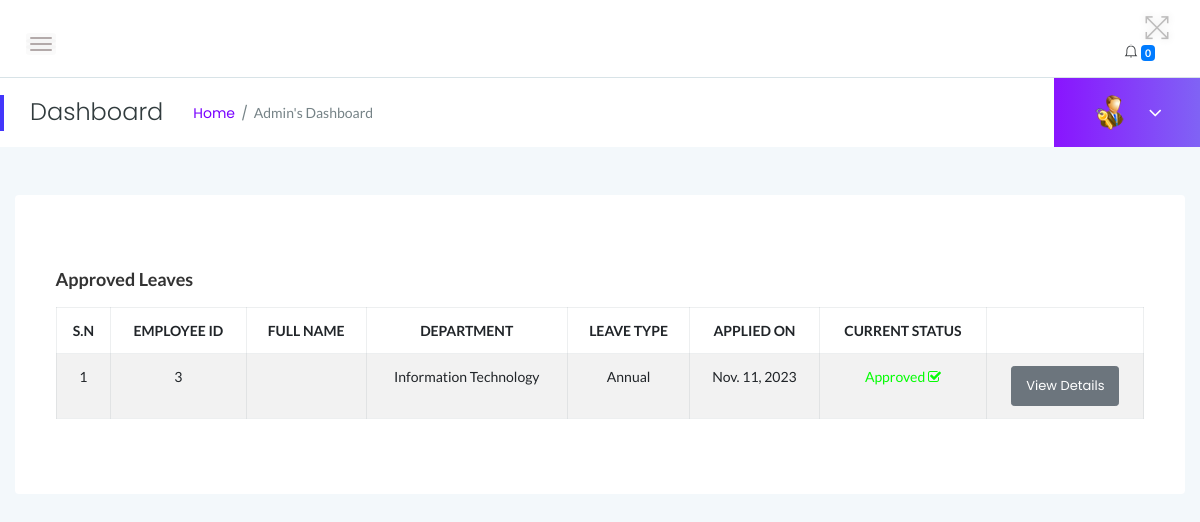
Screenshot of /myadmin/approved-leaves/ (signed in) with the database file from the repository.
### myadmin/models.py (models this page shows, shortened)
class Leave(models.Model):
    employee = models.ForeignKey(User, on_delete=models.CASCADE)
    leave_type = models.CharField(max_length=100, default='Annual')
    posting_date = models.DateField(auto_now_add=True)
    status = models.CharField(
        max_length=10,
        choices=STATUS_CHOICES,
        default='Pending'
    )
    leavetype = models.CharField(max_length=255, default=None)
    description = models.TextField(default=None)
    fromdate = models.DateField( default=None)
    todate = models.DateField( default=None)
    isread = models.IntegerField(default=0)

class Employee(models.Model):
    user = models.OneToOneField(User, on_delete=models.CASCADE, default=None)
    empcode = models.CharField(max_length=10, primary_key=True)
    firstName = models.CharField(max_length=100)
    lastName = models.CharField(max_length=100)
    email = models.EmailField()
    password = models.CharField(max_length=255)
    employee_type = models.CharField(
        max_length=10,
        choices=UN_CHOICES,
        default='Non-Union'
    )
    gender = models.CharField(
        max_length=10,
        choices=GENDER_CHOICES,
        default='Male'
    )
    dob = models.DateField(auto_now_add=True)
    department = models.ForeignKey(Department, on_delete=models.CASCADE)
    address = models.CharField(max_length=255, default="80100")
    city = models.CharField(max_length=100, default="Mombasa")
    country = models.CharField(max_length=100)
    mobileno = models.CharField(max_length=10)
    status = models.CharField(
        max_length=10,
        choices=EMP_CHOICES,
        default='Active'
    )
    CreationDate = models.DateField(auto_now_add=True)

class Department(models.Model):
    department_name = models.CharField(max_length=255)
    department_shortname = models.CharField(max_length=50)
    department_code = models.CharField(max_length=10)
    CreationDate = models.DateField(auto_now_add=True)
    def __str__(self):
        return self.department_name

### myadmin/views.py (the view)
# urls.py: path('approved-leaves/', views.approved_leaves, name='approved_leaves'),
@login_required
def approved_leaves(request):
    if not request.user.is_authenticated:
        return redirect('login')  # Redirect to your login page
    error = None
    msg = None
    approved_leaves = Leave.objects.filter(status=1)
    if request.method == 'POST':
        query = Leave.objects.all()
        results = query.values()
        leavtypcount = query.count()
    leaves = Leave.objects.filter(status=1).order_by('-id')
    context = {
        'error': error,
        'msg': msg,
        'approved_leaves': approved_leaves,
    }
    return render(request, 'admin/approved_leaves.html', context)

### myadmin/templates/admin/approved_leaves.html (shortened to what this page needs)
{% load static %}
<!DOCTYPE html>
<html class="no-js" lang="en">
<head>
 {% include 'admin/top.html' %}
</head>
<body>
   {% include 'admin/sidebars.html' %}
    <div class="main-content-inner">
        <div class="row">
            <div class="col-12 mt-5">
                <div class="card">
                    <div class="card-body">
                        <h4 class="header-title">Approved Leaves</h4>
                        <div class="single-table">
                            <div class="table-responsive">
                                <table class="table table-hover table-striped table-bordered progress-table text-center">
                                    <thead class="text-uppercase">
                                        <tr>
                                            <th>S.N</th>
                                            <th>Employee ID</th>
                                            <th>Full Name</th>
                                            <th>Department</th>
                                            <th>Leave Type</th>
                                            <th>Applied On</th>
                                            <th>Current Status</th>
                                            <th></th>
                                        </tr>
                                    </thead>
                                    <tbody>
                                        {% for leave in approved_leaves %}
                                        <tr>
                                            <td>{{ forloop.counter }}</td>
                                            <td>{{ leave.employee.id }}</td>
                                            <td>{{ leave.employee.first_name }} {{ leave.employee.last_name }}</td>
                                            <td>{{ user.employee.department }}</td>
                                            <td>{{ leave.leavetype }}</td>
                                            <td>{{ leave.posting_date }}</td>
                                            <td>
                                                <span style="color: #04fd04">Approved <i class="fa fa-check-square-o"></i></span>
                                            </td>
                                            <td><a href="{% url 'myadmin:employee_leave_details' leave.id %}" class="btn btn-secondary btn-sm">View Details</a></td>
                                        </tr>
                                        {% endfor %}
                                    </tbody>
                                </table>
                            </div>
                            </div>
                        </div>
                    </div>
                </div>
            </div>
        </div>
    </div>
    </div>
</body>
</html>

### static/css/styles.css (style rules this page uses)
.card { border: none; border-radius: 4px; background-color: #fff; -webkit-transition: all 0.3s ease 0s; transition: all 0.3s ease 0s; }
.card-body { padding: 25.6px; padding: 1.6rem; }
.main-content-inner { padding: 0 30px 50px; }
.header-title { font-family: "Lato", sans-serif; font-size: 18px; font-weight: 600; letter-spacing: 0; color: #333; text-transform: capitalize; margin-bottom: 17px; }
.btn { padding: 11px 17px; font-size: 13px; letter-spacing: 0; }
.btn-sm { padding: 9px 14px; }
.single-table .table { margin-bottom: 0; }
table tr th { border-bottom: none; }
table tr th, table tr td { border-top: 1px solid rgba(120, 130, 140, 0.13) !important; }
.table-bordered td, .table-bordered th { border: 1px solid rgba(120, 130, 140, 0.13) !important; }

### rows the page displays
Leave: employee.id "3", leavetype "Annual", posting_date "Nov. 11, 2023"

### other values shown
{{ notifications|length }} "0"
{{ user.employee.department }} "Information Technology"
